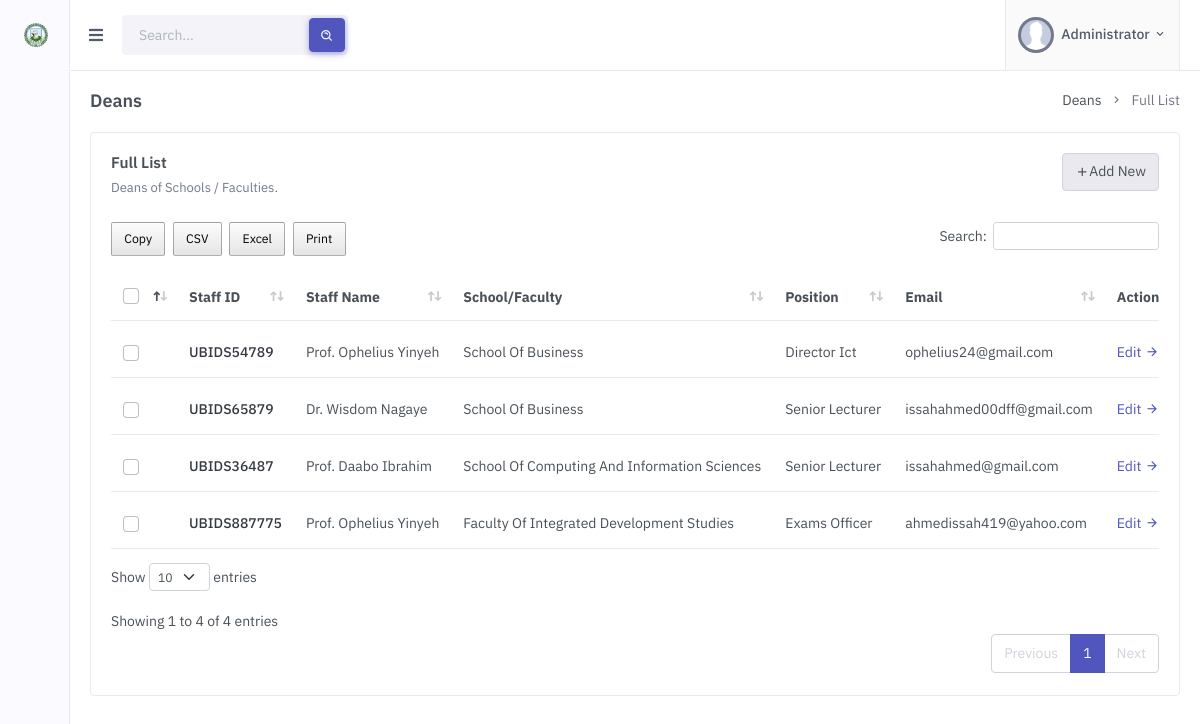
The page /admin/deans.php (signed in) on the database as committed earlier.
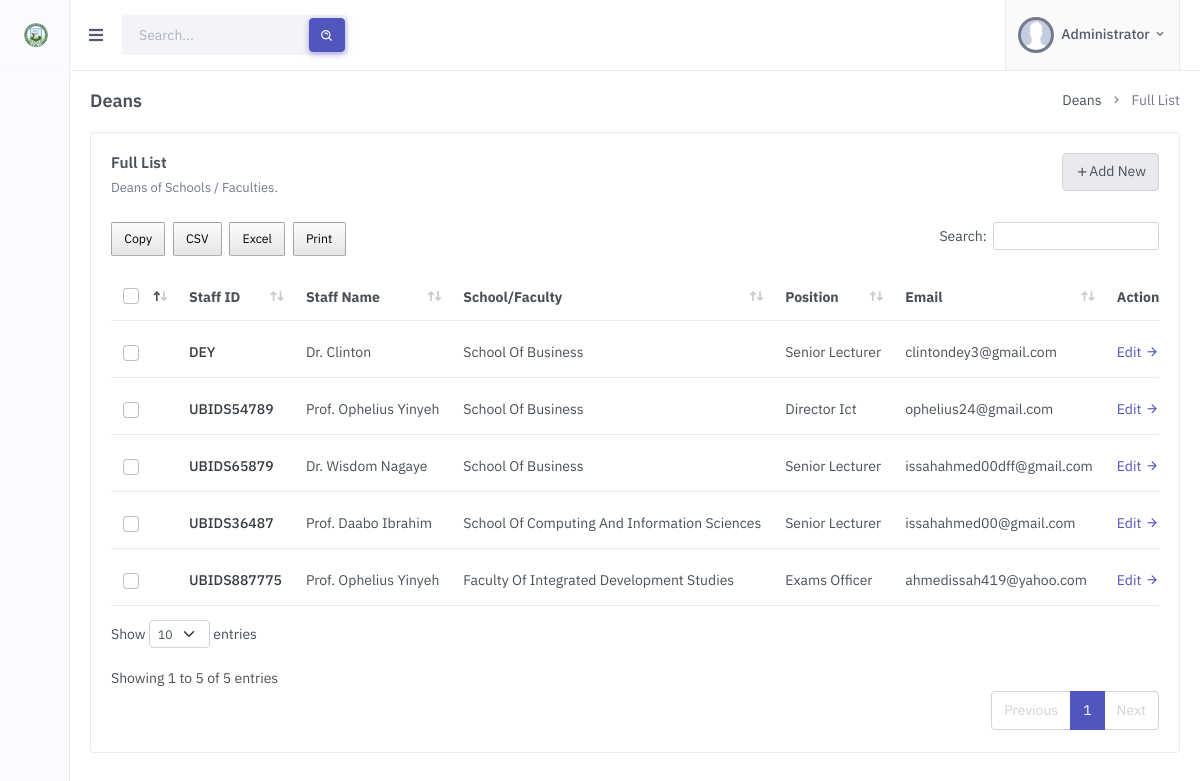
The same page on the database as committed later.
### tables this page shows
CREATE TABLE `staff` (
  `staff_id` int(11) NOT NULL,
  `staff_id_no` varchar(50) NOT NULL,
  `title` varchar(10) NOT NULL,
  `staff_name` varchar(50) NOT NULL,
  `sch_fac_dept_id` int(11) NOT NULL,
  `role` varchar(50) NOT NULL,
  `position` varchar(60) NOT NULL,
  `email` varchar(255) NOT NULL
);

CREATE TABLE `schools_faculties` (
  `school_faculty_id` int(11) NOT NULL,
  `school_faculty_name` varchar(255) NOT NULL,
  `acronym` varchar(50) NOT NULL
);

### dbh/db_functions.php (called while the page is built, shortened)
<?php
function select_all_where_desc_id($table_name, $where_field, $where_keyword, $primary_key) {
    global $pdo;
    $sql = "SELECT * FROM $table_name WHERE $where_field = ? ORDER BY $primary_key desc";
    $stmt = $pdo->prepare($sql);
    $stmt->execute([$where_keyword]);
    $result = $stmt->fetchAll();
    return $result;
}
function school_faculty_name($school_faculty_id) {
    global $pdo;
    $sql = "SELECT * FROM schools_faculties WHERE school_faculty_id=?";
    $stmt = $pdo->prepare($sql);
    $stmt->execute([$school_faculty_id]);
    $result = $stmt->fetchAll();
    return $result[0]['school_faculty_name'];
}

### admin/deans.php (the view, shortened to what the changed rows need)
<!doctype html>
<html lang="en">
    <head>
        <link href="../assets/libs/flatpickr/flatpickr.min.css" rel="stylesheet" type="text/css">
        <link href="../assets/libs/datatables.net-bs4/css/dataTables.bootstrap4.min.css" rel="stylesheet" type="text/css" />
        <link href="../assets/libs/datatables.net-responsive-bs4/css/responsive.bootstrap4.min.css" rel="stylesheet" type="text/css" />
        <link rel="stylesheet" href="../assets/css/buttons.dataTables.min.css">
        <link rel="stylesheet" href="../assets/css/preloader.min.css" type="text/css" />
        <link href="../assets/css/bootstrap.min.css" id="bootstrap-style" rel="stylesheet" type="text/css" />
        <link href="../assets/css/icons.min.css" rel="stylesheet" type="text/css" />
        <link href="../assets/css/app.min.css" id="app-style" rel="stylesheet" type="text/css" />
    </head>
    <body>
        <?php
            include "includes/header.inc.php";
        ?>
                <div class="page-content">
                    <div class="container-fluid">
                        <div class="row">
                            <div class="col-lg-12">
                                <div class="card">
                                    <div class="card-body">
                                        <div class="row">
                                            <div class="col-sm">
                                            </div>
                                            <div class="col-sm-auto">
                                            </div>
                                        </div>
                                        <div class="table-responsive">
                                            <table class="table align-middle datatable dt-responsive table-check nowrap" style="border-collapse: collapse; border-spacing: 0 8px; width: 100%;">
                                                <thead>
                                                    <tr class="bg-transparent">
                                                        <th style="width: 30px;">
                                                            <div class="form-check font-size-16">
                                                                <input type="checkbox" name="check" class="form-check-input" id="checkAll">
                                                            </div>
                                                        </th>
                                                        <th style="width: 120px;">Staff ID</th>
                                                        <th>Staff Name</th>
                                                        <th>School/Faculty</th>
                                                        <th>Position</th>
                                                        <th style="width: 150px;">Email</th>
                                                        <th style="width: 90px;">Action</th>
                                                    </tr>
                                                </thead>
                                                <tbody>
                                                    <?php
                                                        $deans = select_all_where_desc_id("staff", "role", "Dean", "staff_id");
                                                        if(count($deans) > 0) {
                                                            foreach ($deans as $dean) {
                                                                $staff_id = $dean['staff_id'];
                                                                $staff_id_no = $dean['staff_id_no'];
                                                                $title = $dean['title'];
                                                                $staff_name = $dean['staff_name'];
                                                                $sch_fac_dept_id = $dean['sch_fac_dept_id'];
                                                                $position = $dean['position'];
                                                                $email = $dean['email'];
                                                                ?>
                                                                <tr>
                                                                    <td>
                                                                        <div class="form-check font-size-16">
                                                                            <input type="checkbox" class="form-check-input">
                                                                        </div>
                                                                    </td>
                                                                    <td><span class="text-dark fw-medium"><?php echo $staff_id_no; ?></span> </td>
                                                                    <td><?php echo $title . " " . $staff_name; ?></td>
                                                                    <td><?php echo school_faculty_name($sch_fac_dept_id); ?></td>
                                                                    <td><?php echo $position; ?></td>
                                                                    <td><?php echo $email; ?></td>
                                                                    <td>
                                                                        <a href="edit-staff.php?id=<?php echo $staff_id; ?>">Edit<i class="mdi mdi-arrow-right ms-1"></i></a> |
                                                                    </td>
                                                                </tr>
                                                                <?php
                                                            }
                                                        }
                                                    ?>
                                                </tbody>
                                            </table>
                                        </div>
                                    </div>
                                </div>
                            </div>
                        </div>
                    </div>
                </div>
    </body>
</html>

Rows that differ between the two databases and show on the page:
added staff: staff_id_no "DEY", title "Dr.", staff_name "Clinton", sch_fac_dept.school_faculty_name "School Of Business", position "Senior Lecturer", email "clintondey3@gmail.com"
changed staff "UBIDS36487": email "issahahmed@gmail.com" → "issahahmed00@gmail.com"
Other text that changed with them:
text written by a page script: "Copy CSV Excel Print Search: Show entries Showing 1 to 4 of 4 entries Previous 1 Next" → "Copy CSV Excel Print Search: Show entries Showing 1 to 5 of 5 entries Previous 1 Next"
